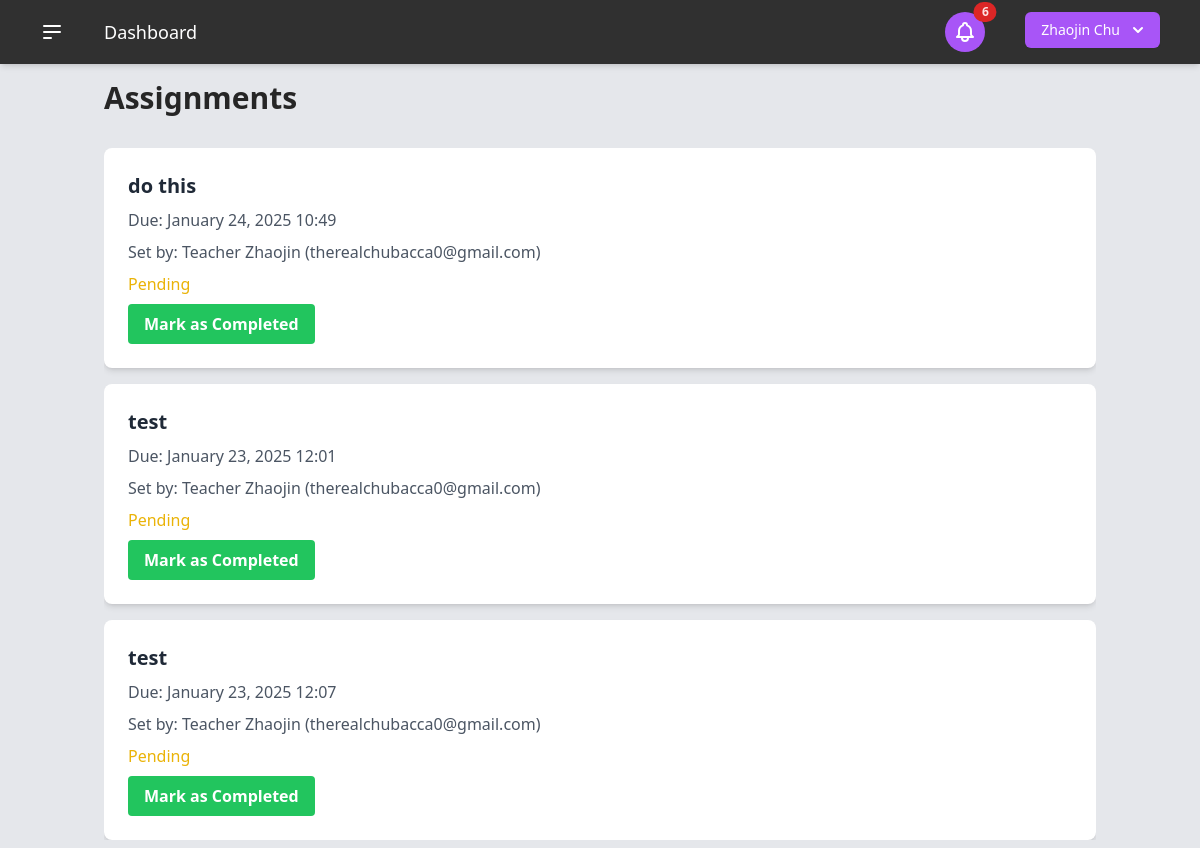
The page /assignments/ (signed in) on the database its author committed.
### users/models.py (models this page shows, shortened)
class User(AbstractBaseUser):
    USER_TYPE_CHOICES = (
        (1, "Student"),
        (2, "Teacher"),
    )
    user_type = models.PositiveSmallIntegerField(
        choices=USER_TYPE_CHOICES,
        default=1,
    )
    timezone = models.CharField(max_length=50, default="UTC")
    email = models.EmailField(
        "email address",
        max_length=255,
        unique=True,
        validators=[EmailValidator(message="Enter a valid email address.")],
    )
    first_name = models.CharField(
        "first name",
        max_length=150,
        validators=[
            RegexValidator(r"^[a-zA-Z\s]+$", "Enter a valid first name (letters only).")
        ],
    )
    last_name = models.CharField(
        "last name",
        max_length=150,
        validators=[
            RegexValidator(r"^[a-zA-Z\s]+$", "Enter a valid last name (letters only).")
        ],
    )
    password = models.CharField(
        "password",
        max_length=255,
        validators=[
            MinLengthValidator(8),
            RegexValidator(
                r"^(?=.*[a-z])(?=.*[A-Z])(?=.*\d)[A-Za-z\d]{8,}$",
                "Password must have at least 8 characters, including a number and a capital letter.",
            ),
        ],
    )
    contact_number = PhoneNumberField()
    date_of_birth = models.DateField("date of birth")
    two_factor_enabled = models.BooleanField(default=False)
    two_factor_code = models.CharField(max_length=6, blank=True, null=True)
    two_factor_code_expiry = models.DateTimeField(blank=True, null=True)
    password_reset_token = models.CharField(max_length=100, null=True, blank=True)
    password_reset_token_created_at = models.DateTimeField(null=True, blank=True)
    objects = UserManager()
    USERNAME_FIELD = "email"
    REQUIRED_FIELDS = ["__all__"]
    def get_full_name(self):
        return f"{self.first_name} {self.last_name}"

class Teacher(models.Model):
    teacher_id = models.AutoField(primary_key=True)
    user = models.OneToOneField(User, on_delete=models.CASCADE)
    extra_teacher_info = models.TextField(
        "extra / optional teacher information",
        max_length=2000,
        blank=True,  # This field is optional
        null=True,
    )
    def __str__(self):
        return f"{self.user.get_full_name()} ({self.user.email})"

### communications/models.py (models this page shows, shortened)
class Assignment(models.Model):
    assignment_id = models.AutoField(primary_key=True)
    teacher = models.ForeignKey(Teacher, on_delete=models.CASCADE)
    student = models.ForeignKey(Student, on_delete=models.CASCADE)
    task_content = models.TextField()
    due_date = models.DateTimeField()
    timestamp = models.DateTimeField(auto_now_add=True)
    is_completed = models.BooleanField(default=False)
    completion_date = models.DateTimeField(null=True, blank=True)

### communications/views.py (the view)
# urls.py: path("assignments/", views.assignment_list, name="assignment_list"),
@login_required
def assignment_list(request):
    if request.user.user_type == 1:
        assignments = Assignment.objects.filter(student=request.user.student)
    else:
        assignments = Assignment.objects.filter(teacher=request.user.teacher)
    return render(
        request, "communications/assignment_list.html", {"assignments": assignments}
    )

### templates/communications/assignment_list.html (shortened to what this page needs)
{% extends "_dashboard.html" %}
{% load static %}
{% block name %}Assignments{% endblock %}
{% block content %}
<div class="container mx-auto">
    <ul class="space-y-4">
        {% for assignment in assignments %}
        <li class="bg-white shadow-md rounded-lg p-6 transition duration-300 ease-in-out hover:shadow-lg">
            <h3 class="text-xl font-semibold text-gray-800 mb-2">{{ assignment.task_content }}</h3>
            <p class="text-gray-600 mb-2">Due: {{ assignment.due_date|date:"F d, Y H:i" }}</p>
            {% if user.user_type == 1 %}
                <p class="text-gray-600 mb-2">Set by: {{ assignment.teacher }}</p>
            {% elif user.user_type == 2 %}
                <p class="text-gray-600 mb-2">For: {{ assignment.student }}</p>
            {% endif %}
            <p class="mb-2">
                <span class="{% if assignment.is_completed %}text-green-500{% else %}text-yellow-500{% endif %}">
                    {% if assignment.is_completed %}Completed{% else %}Pending{% endif %}
                </span>
            </p>
            {% if user.user_type == 1 and not assignment.is_completed %}
            <form method="post" action="{% url 'mark_completed' assignment.assignment_id %}">
                <button type="submit" class="bg-green-500 hover:bg-green-600 text-white font-bold py-2 px-4 rounded transition duration-300 ease-in-out">
                    Mark as Completed
                </button>
            </form>
            {% endif %}
        </li>
        {% empty %}
        <li class="text-gray-600">No tasks available.</li>
        {% endfor %}
    </ul>
</div>
{% endblock %}

### templates/components/current_user.html (shortened to what this page needs)
{% load static %}
<div x-data="{ open: false }" class="relative inline-block text-left mr-4">
    <div>
        <button
            @click="open = !open"
            type="button"
            class="inline-flex justify-center w-full rounded-md shadow-sm px-4 py-2 bg-purple-500 text-sm font-medium text-white hover:bg-purple-600 ring-purple-800"
            id="options-menu"
            aria-haspopup="true"
            x-bind:aria-expanded="open"
        >
            {{ user.first_name }} {{ user.last_name }}
            <svg
                class="-mr-1 ml-2 h-5 w-5"
                xmlns="http://www.w3.org/2000/svg"
                viewBox="0 0 20 20"
                fill="currentColor"
                aria-hidden="true"
            >
                <path
                    fill-rule="evenodd"
                    d="M5.293 7.293a1 1 0 011.414 0L10 10.586l3.293-3.293a1 1 0 111.414 1.414l-4 4a1 1 0 01-1.414 0l-4-4a1 1 0 010-1.414z"
                    clip-rule="evenodd"
                />
            </svg>
        </button>
    </div>
</div>

### rows shown on the page
User: first_name "Zhaojin", last_name "Chu"
Assignment: task_content "do this", due_date "January 24, 2025 10:49", teacher "Teacher Zhaojin (therealchubacca0@gmail.com)", is_completed "Pending"
Assignment: task_content "test", due_date "January 23, 2025 12:01", teacher "Teacher Zhaojin (therealchubacca0@gmail.com)", is_completed "Pending"
Assignment: task_content "test", due_date "January 23, 2025 12:07", teacher "Teacher Zhaojin (therealchubacca0@gmail.com)", is_completed "Pending"
